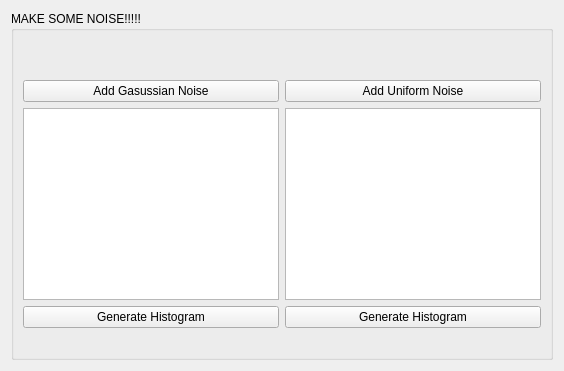
      <widget class="QWidget" name="tab_8">
       <attribute name="title">
        <string>Noise</string>
       </attribute>
       <layout class="QGridLayout" name="gridLayout_22">
        <item row="0" column="0">
         <widget class="QGroupBox" name="groupBox_14">
          <property name="title">
           <string>MAKE SOME NOISE!!!!!</string>
          </property>
          <layout class="QGridLayout" name="gridLayout_23">
           <item row="4" column="0">
            <widget class="PlotWidget" name="GaussianNoiseHist">
             <property name="sizePolicy">
              <sizepolicy hsizetype="Preferred" vsizetype="Preferred">
               <horstretch>0</horstretch>
               <verstretch>0</verstretch>
              </sizepolicy>
             </property>
            </widget>
           </item>
           <item row="3" column="0">
            <widget class="QPushButton" name="GaussianNoiseButton">
             <property name="text">
              <string>Add Gasussian Noise</string>
             </property>
            </widget>
           </item>
           <item row="3" column="1">
            <widget class="QPushButton" name="UniformNoiseButton">
             <property name="text">
              <string>Add Uniform Noise</string>
             </property>
            </widget>
           </item>
           <item row="0" column="0" colspan="2">
            <widget class="QLabel" name="PhantomLabel">
             <property name="text">
              <string/>
             </property>
             <property name="alignment">
              <set>Qt::AlignCenter</set>
             </property>
            </widget>
           </item>
           <item row="2" column="1">
            <widget class="QLabel" name="UniNoiseLabel">
             <property name="text">
              <string/>
             </property>
             <property name="alignment">
              <set>Qt::AlignCenter</set>
             </property>
            </widget>
           </item>
           <item row="2" column="0">
            <widget class="QLabel" name="GaussianNoiseLabel">
             <property name="text">
              <string/>
             </property>
             <property name="alignment">
              <set>Qt::AlignCenter</set>
             </property>
            </widget>
           </item>
           <item row="6" column="1">
            <widget class="QLabel" name="UMean">
             <property name="text">
              <string/>
             </property>
            </widget>
           </item>
           <item row="4" column="1">
            <widget class="PlotWidget" name="GaussianNoiseHist2">
             <property name="sizePolicy">
              <sizepolicy hsizetype="Preferred" vsizetype="Preferred">
               <horstretch>0</horstretch>
               <verstretch>0</verstretch>
              </sizepolicy>
             </property>
            </widget>
           </item>
           <item row="6" column="0">
            <widget class="QLabel" name="GMean">
             <property name="sizePolicy">
              <sizepolicy hsizetype="Minimum" vsizetype="Maximum">
               <horstretch>0</horstretch>
               <verstretch>0</verstretch>
              </sizepolicy>
             </property>
             <property name="text">
              <string/>
             </property>
            </widget>
           </item>
           <item row="5" column="0">
            <widget class="QPushButton" name="GphantomHist">
             <property name="text">
              <string>Generate Histogram</string>
             </property>
            </widget>
           </item>
           <item row="5" column="1">
            <widget class="QPushButton" name="GphantomHist2">
             <property name="text">
              <string>Generate Histogram</string>
             </property>
            </widget>
           </item>
          </layout>
         </widget>
        </item>
       </layout>
      </widget>
